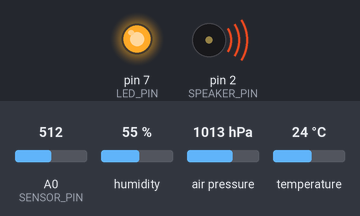
A sketch run on a simulated Arduino Uno, built with avr-gcc and run on an emulated ATmega328P. On the bench: output pins drawn as LEDs (lit = HIGH), buzzer (waves = sounding, pin HIGH). Inputs (shaded band) come from the test bench; at power-on: A0 (SENSOR_PIN) = 512, humidity 55 %, air pressure 1013 hPa, temperature 24 °C. What the sketch prints to the serial monitor is not drawn.

Above: at 2.8 s.
2.9 s: A0 (SENSOR_PIN) set to 940
5.6 s: A0 (SENSOR_PIN) set to 961
At 6.8 s:
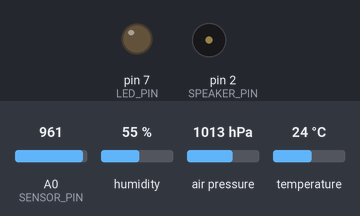
8.3 s: A0 (SENSOR_PIN) set to 918
11.2 s: A0 (SENSOR_PIN) set to 882
At 13.1 s:
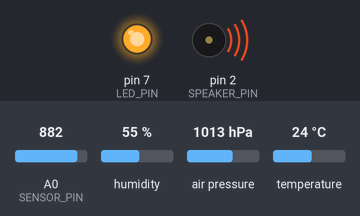
13.9 s: A0 (SENSOR_PIN) set to 960
At 14.8 s:
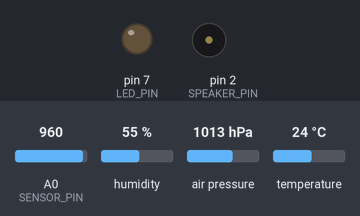
Timing chart, 0 to 16.9 s (numbered marks = the images above; inputs shaded):
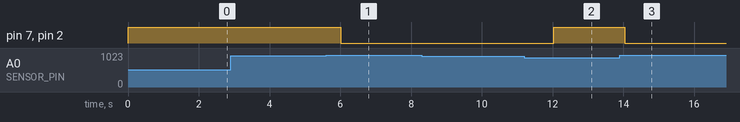

The sketch:

WaterSystemProject.ino
```cpp
#include <Wire.h>
// BME280
#include <Adafruit_BME280.h>

#define SENSOR_PIN  A0
#define LED_PIN     7
#define SPEAKER_PIN 2
// BME280
#define I2C_SCL     5
#define I2C_SDA     4

int sensorValue = 0;  // variable to store the value coming from the humidity sensor
Adafruit_BME280 bme;

// TODO:
// - read about Wire.h
// - read about Adafruit_BME280.h
// - read about I2C in arduino

void setup()
{
  pinMode(LED_PIN, OUTPUT);
  pinMode(SPEAKER_PIN, OUTPUT);

  Serial.begin(9600);
  Wire.begin();
  if (!bme.begin(0x76))
  {
      Serial.println("Could not find a valid BME280 sensor, check wiring!");
      while (1);
  }

}

void loop()
{
  //Serial.write("write this");

  // read the value from the sensor:
  sensorValue = analogRead(SENSOR_PIN);

  if (sensorValue < 900)
  {
    // turn on the led:
    digitalWrite(LED_PIN, HIGH);
    digitalWrite(SPEAKER_PIN, HIGH);

  }
  else if (sensorValue > 950)
  {
    // turn off the led:
    digitalWrite(LED_PIN, LOW);
    digitalWrite(SPEAKER_PIN, LOW);
  }

  // Get data from BME280 sensor
  float temp = bme.readTemperature();  // C
  float humidity = bme.readHumidity(); // %
  float pressure = bme.readPressure();  // 100.0F, hPa

  Serial.print("Temperature: ");
  Serial.println(temp);

  Serial.print("Humidity: ");
  Serial.println(humidity);

  Serial.print("Pressure: ");
  Serial.println(pressure);
  Serial.println();

  //Serial.println(sensorValue, DEC);
  delay(2000);
}
```

Measured:
- the behaviour switches between 950 and 951 on A0 (SENSOR_PIN) (found by bisection; images 0 and 1)
- the behaviour switches between 900 and 899 on A0 (SENSOR_PIN) (found by bisection; images 1 and 2)
- after the input at 2.9 s, every drawn part: stays the same
- after the input at 5.6 s, pin 7 (LED_PIN), pin 2 (SPEAKER_PIN): HIGH → LOW after 0.42 s
- after the input at 8.3 s, every drawn part: stays the same
- after the input at 11.2 s, pin 7 (LED_PIN), pin 2 (SPEAKER_PIN): LOW → HIGH after 0.83 s
- after the input at 13.9 s, pin 7 (LED_PIN), pin 2 (SPEAKER_PIN): HIGH → LOW after 0.14 s
